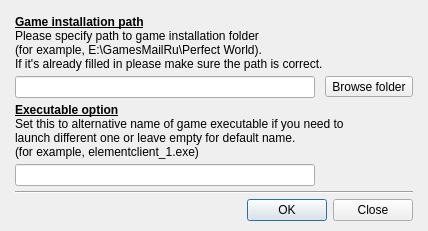
<?xml version="1.0" encoding="UTF-8"?>
<ui version="4.0">
 <class>ClientLocation</class>
 <widget class="QDialog" name="ClientLocation">
  <property name="geometry">
   <rect>
    <x>0</x>
    <y>0</y>
    <width>421</width>
    <height>241</height>
   </rect>
  </property>
  <property name="windowTitle">
   <string>Client location</string>
  </property>
  <layout class="QVBoxLayout" name="verticalLayout">
   <property name="spacing">
    <number>5</number>
   </property>
   <property name="sizeConstraint">
    <enum>QLayout::SetFixedSize</enum>
   </property>
   <property name="leftMargin">
    <number>15</number>
   </property>
   <property name="topMargin">
    <number>15</number>
   </property>
   <property name="rightMargin">
    <number>15</number>
   </property>
   <property name="bottomMargin">
    <number>10</number>
   </property>
   <item>
    <widget class="QLabel" name="label">
     <property name="text">
      <string>&lt;b&gt;&lt;u&gt;Game installation path&lt;/u&gt;&lt;/b&gt;
&lt;br&gt;Please specify path to game installation folder
&lt;br&gt;(for example, E:\GamesMailRu\Perfect World).
&lt;br&gt;If it's already filled in please make sure the path is correct.</string>
     </property>
     <property name="wordWrap">
      <bool>true</bool>
     </property>
    </widget>
   </item>
   <item>
    <layout class="QHBoxLayout" name="horizontalLayout">
     <property name="spacing">
      <number>10</number>
     </property>
     <property name="leftMargin">
      <number>0</number>
     </property>
     <property name="topMargin">
      <number>0</number>
     </property>
     <property name="rightMargin">
      <number>0</number>
     </property>
     <property name="bottomMargin">
      <number>0</number>
     </property>
     <item>
      <widget class="QLineEdit" name="tbPath">
       <property name="sizePolicy">
        <sizepolicy hsizetype="Fixed" vsizetype="Fixed">
         <horstretch>0</horstretch>
         <verstretch>0</verstretch>
        </sizepolicy>
       </property>
       <property name="minimumSize">
        <size>
         <width>300</width>
         <height>0</height>
        </size>
       </property>
       <property name="toolTip">
        <string>Path to game installation folder.</string>
       </property>
      </widget>
     </item>
     <item>
      <widget class="QToolButton" name="btnOpenPath">
       <property name="text">
        <string>Browse folder</string>
       </property>
       <property name="icon">
        <iconset resource="resource.qrc">
         <normaloff>:/config/folder_blue.png</normaloff>:/config/folder_blue.png</iconset>
       </property>
       <property name="toolButtonStyle">
        <enum>Qt::ToolButtonTextUnderIcon</enum>
       </property>
      </widget>
     </item>
    </layout>
   </item>
   <item>
    <widget class="QLabel" name="lbExecutable">
     <property name="text">
      <string>&lt;b&gt;&lt;u&gt;Executable option&lt;/u&gt;&lt;/b&gt;
&lt;br&gt;Set this to alternative name of game executable if you need to
&lt;br&gt;launch different one or leave empty for default name.
&lt;br&gt;(for example, elementclient_1.exe)</string>
     </property>
    </widget>
   </item>
   <item>
    <widget class="QLineEdit" name="leExecutable">
     <property name="sizePolicy">
      <sizepolicy hsizetype="Fixed" vsizetype="Fixed">
       <horstretch>0</horstretch>
       <verstretch>0</verstretch>
      </sizepolicy>
     </property>
     <property name="minimumSize">
      <size>
       <width>300</width>
       <height>0</height>
      </size>
     </property>
    </widget>
   </item>
   <item>
    <widget class="Line" name="line">
     <property name="orientation">
      <enum>Qt::Horizontal</enum>
     </property>
    </widget>
   </item>
   <item>
    <widget class="QDialogButtonBox" name="buttonBox">
     <property name="orientation">
      <enum>Qt::Horizontal</enum>
     </property>
     <property name="standardButtons">
      <set>QDialogButtonBox::Close|QDialogButtonBox::Ok</set>
     </property>
    </widget>
   </item>
  </layout>
 </widget>
 <resources>
  <include location="resource.qrc"/>
 </resources>
 <connections>
  <connection>
   <sender>buttonBox</sender>
   <signal>rejected()</signal>
   <receiver>ClientLocation</receiver>
   <slot>reject()</slot>
   <hints>
    <hint type="sourcelabel">
     <x>316</x>
     <y>260</y>
    </hint>
    <hint type="destinationlabel">
     <x>286</x>
     <y>274</y>
    </hint>
   </hints>
  </connection>
 </connections>
</ui>
